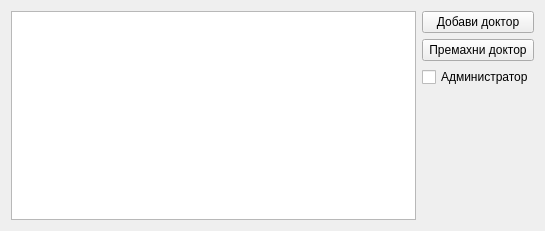
<?xml version="1.0" encoding="UTF-8"?>
<ui version="4.0">
 <class>PracticeDoctorSettings</class>
 <widget class="QWidget" name="PracticeDoctorSettings">
  <property name="geometry">
   <rect>
    <x>0</x>
    <y>0</y>
    <width>545</width>
    <height>231</height>
   </rect>
  </property>
  <property name="windowTitle">
   <string>PracticeDoctorSettings</string>
  </property>
  <layout class="QHBoxLayout" name="horizontalLayout">
   <item>
    <widget class="QListWidget" name="doctorList"/>
   </item>
   <item>
    <layout class="QVBoxLayout" name="verticalLayout">
     <item>
      <widget class="QPushButton" name="addDoctor">
       <property name="text">
        <string>Добави доктор</string>
       </property>
      </widget>
     </item>
     <item>
      <widget class="QPushButton" name="removeDoctor">
       <property name="text">
        <string>Премахни доктор</string>
       </property>
      </widget>
     </item>
     <item>
      <widget class="QCheckBox" name="adminCheck">
       <property name="text">
        <string>Администратор</string>
       </property>
      </widget>
     </item>
     <item>
      <spacer name="verticalSpacer">
       <property name="orientation">
        <enum>Qt::Vertical</enum>
       </property>
       <property name="sizeHint" stdset="0">
        <size>
         <width>20</width>
         <height>40</height>
        </size>
       </property>
      </spacer>
     </item>
    </layout>
   </item>
  </layout>
 </widget>
 <layoutdefault spacing="6" margin="11"/>
 <resources/>
 <connections/>
</ui>
